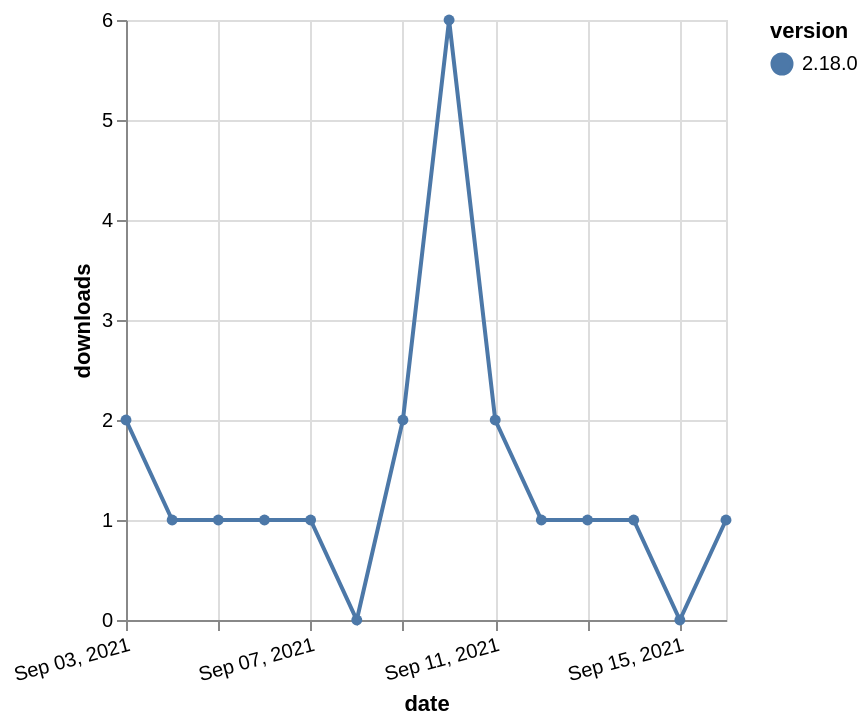

Vega-Lite specification for this chart:
### Vega-Lite specification from a JSON file in a GitHub repository (floating-point values rounded to 4 significant figures)
{"$schema": "https://vega.github.io/schema/vega-lite/v5.json", "description": "A simple bar chart with embedded data.", "data": {"values": [{"date": "2021-09-03", "total": 517, "delta": 2, "version": "2.18.0"}, {"date": "2021-09-04", "total": 518, "delta": 1, "version": "2.18.0"}, {"date": "2021-09-05", "total": 519, "delta": 1, "version": "2.18.0"}, {"date": "2021-09-06", "total": 520, "delta": 1, "version": "2.18.0"}, {"date": "2021-09-07", "total": 521, "delta": 1, "version": "2.18.0"}, {"date": "2021-09-08", "total": 521, "delta": 0, "version": "2.18.0"}, {"date": "2021-09-09", "total": 523, "delta": 2, "version": "2.18.0"}, {"date": "2021-09-10", "total": 529, "delta": 6, "version": "2.18.0"}, {"date": "2021-09-11", "total": 531, "delta": 2, "version": "2.18.0"}, {"date": "2021-09-12", "total": 532, "delta": 1, "version": "2.18.0"}, {"date": "2021-09-13", "total": 533, "delta": 1, "version": "2.18.0"}, {"date": "2021-09-14", "total": 534, "delta": 1, "version": "2.18.0"}, {"date": "2021-09-15", "total": 534, "delta": 0, "version": "2.18.0"}, {"date": "2021-09-16", "total": 535, "delta": 1, "version": "2.18.0"}]}, "width": "container", "mark": {"type": "line", "point": {"filled": true}}, "encoding": {"x": {"field": "date", "type": "temporal", "timeUnit": "yearmonthdate", "title": "date", "axis": {"labelAngle": -15}}, "y": {"field": "delta", "type": "quantitative", "title": "downloads"}, "color": {"field": "version", "type": "nominal"}, "tooltip": {"field": "delta"}}}
